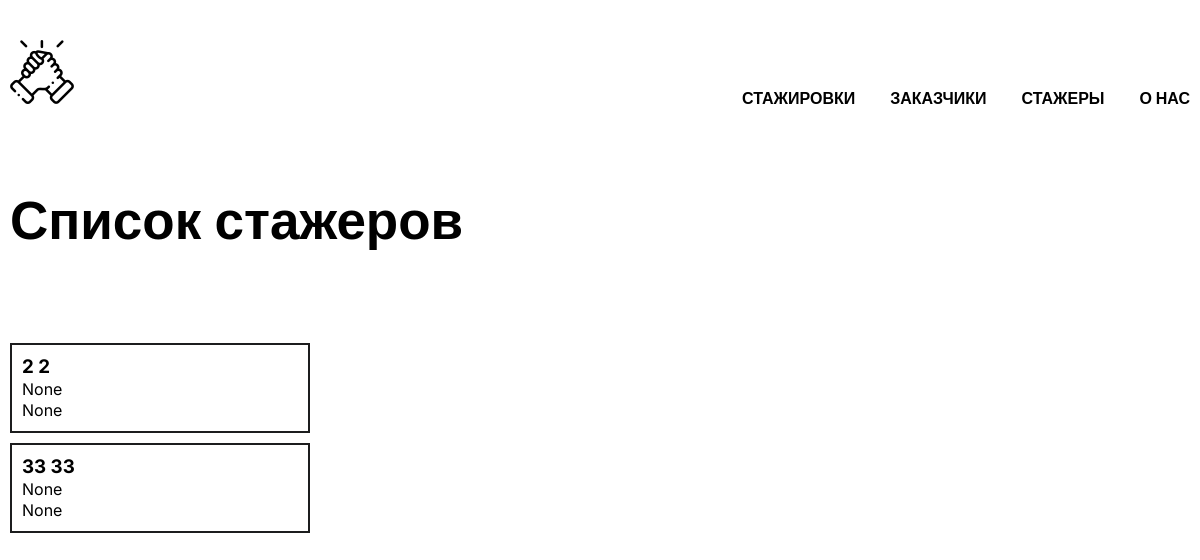
Screenshot of /trainees with the database file from the repository.
### tables this page shows
CREATE TABLE "Trainee" (
	"Trainee_id"	INTEGER NOT NULL,
	"Trainee_login"	TEXT,
	"Trainee_pas"	INTEGER,
	"Trainee_name"	TEXT,
	"Trainee_surname"	TEXT,
	"Trainee_patronymic"	TEXT,
	"Trainee_age"	INTEGER,
	"Trainee_phone"	INTEGER,
	"Trainee_speciality"	INTEGER,
	"Trainee_competencies"	TEXT,
	"Trainee_wishes"	TEXT,
	"Trainee_experience"	TEXT,
	"Trainee_position"	INTEGER,
	"Trainee_rate"	INTEGER,
	"Trainee_aboutMe"	TEXT, Trainee_email TEXT,
	PRIMARY KEY("Trainee_id" AUTOINCREMENT),
	FOREIGN KEY("Trainee_position") REFERENCES "Position"("Position_id") ON UPDATE CASCADE ON DELETE CASCADE,
	FOREIGN KEY("Trainee_speciality") REFERENCES "Speciality"("Speciality_id") ON UPDATE CASCADE ON DELETE CASCADE
);

### controllers/index.py (the view)
@app.route('/trainees')
def trainees():
    conn = get_db_connection()
    cursor = conn.cursor()
    cursor.execute("SELECT * FROM Trainee")
    trainees = cursor.fetchall()
    conn.close()
    return render_template('trainees_card.html', trainees=trainees)

### controllers/index.py (called while the page is built)
def get_db_connection():
    conn = sqlite3.connect('inter.sqlite3')
    conn.row_factory = sqlite3.Row
    return conn

### templates/trainees_card.html (shortened to what this page needs)
<!DOCTYPE html>
<html>
<head>
    <link rel="stylesheet" href="https://cdn.jsdelivr.net/npm/swiper@9/swiper-bundle.min.css" />
    <link rel="stylesheet" href="/static/css/create_card1.css">
</head>
<body>
    <div class="wrapper">
        <header class="header header-main">
            <div class="container">
                <div class="header__inner">
                    <a href="{{ url_for("index")}}" class="logo">
                        <img src="/static/img/logo.png" alt="" class="logo__img">
                    </a>
                    <nav class="menu">
                        <ul class="menu__list">
                            <li class="menu__list-item"><a href="{{ url_for("internships")}}" class="menu__list-link">
                                    СТАЖИРОВКИ
                                </a></li>
                            <li class="menu__list-item"><a href="{{ url_for("clients")}}" class="menu__list-link">
                                    ЗАКАЗЧИКИ
                                </a></li>
                            <li class="menu__list-item"><a href="{{ url_for("trainees")}}" class="menu__list-link">
                                    СТАЖЕРЫ
                                </a></li>
                            <li class="menu__list-item"><a href="#" class="menu__list-link">
                                    О НАС
                                </a></li>
                        </ul>
                    </nav>
                </div>
            </div>
          </header>
        <main class="main">
            <section class="top">
                <div class="container">
                    <h1 class="title">Список стажеров</h1>
                </div>
            </section>
            <section>
                <div class="container">
                    {% for trainee in trainees %}
                    <div class="card">
                        <h3>{{ trainee.Trainee_name }} {{ trainee.Trainee_surname }}</h3>
                        <p>{{ trainee.Trainee_speciality }}</p>
                        <p>{{ trainee.Trainee_email }}</p>
                    </div>
                    {% endfor %}
                </div>
            </section>
        </main>
    </div>
</body>
</html>

### static/css/create_card1.css (style rules this page uses)
html { box-sizing: border-box; }
*, *::after, *::before { box-sizing: inherit; margin: 0; padding: 0; }
html, body { max-height: 100%; }
ul { list-style-type: none; }
a { text-decoration: none; color: inherit; }
.wrapper { min-height: 100vh; display: flex; flex-direction: column; }
body { font-family: 'Inter', sans-serif; font-size: 16px; font-weight: 400; line-height: 1.3; }
.header-main { background-color: transparent; z-index: 10; left: 0; right: 0; }
.container { max-width: 1220px; margin: 0 auto; padding: 0 10px; }
.header__inner { padding-top: 40px; padding-bottom: 45px; display: flex; justify-content: space-between; align-items: flex-end; }
.menu__list { display: flex; gap: 35px; }
.menu__list-link { text-transform: uppercase; font-weight: 700; }
.main { flex-grow: 1; }
.top { margin-bottom: 3rem; }
.title { padding-bottom: 40px; margin-top: 2rem; margin-bottom: 2rem; font-size: 53px; font-weight: 600; }
.card { border: 2px solid #1c1d1e; padding: 10px; margin-right: 1rem; margin-bottom: 10px; width: 300px; }

### rows the page displays
Trainee: Trainee_name "2", Trainee_surname "2", Trainee_speciality "None", Trainee_email "None"
Trainee: Trainee_name "33", Trainee_surname "33", Trainee_speciality "None", Trainee_email "None"
